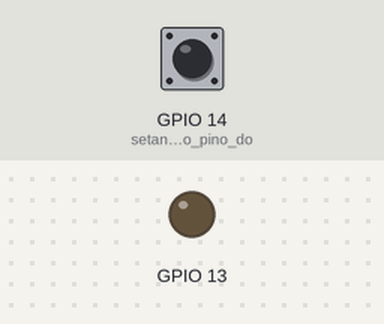
This sketch was run on a simulated ESP32. On the bench: output pins drawn as LEDs (lit = HIGH). The inputs (shaded band) are chosen by the test bench; at power-on: GPIO 14 (setando_pullup_no_pino_do) HIGH.

Above: at 1.2 s.
1.3 s: GPIO 14 (setando_pullup_no_pino_do) pulled LOW for 0.15 s
At 1.7 s:
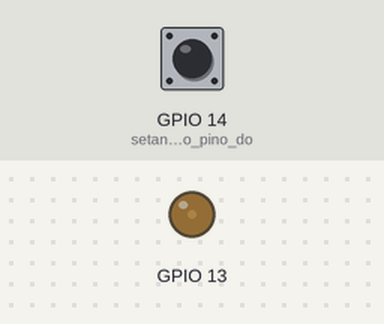
2.9 s: GPIO 14 (setando_pullup_no_pino_do) pulled LOW for 1 s
At 4.2 s:
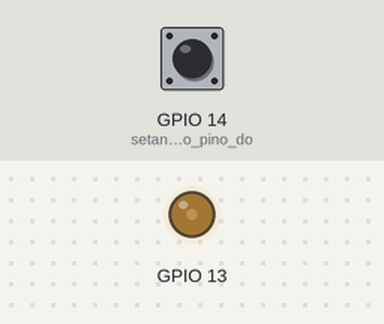
5.4 s: GPIO 14 (setando_pullup_no_pino_do) pulled LOW for 0.15 s
At 6.0 s:
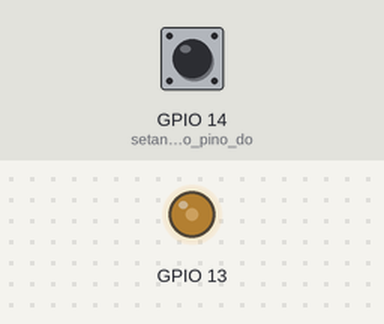
7.0 s: GPIO 14 (setando_pullup_no_pino_do) pulsed LOW 5 times (0.12 s each, 0.3 s apart)
At 9.6 s:
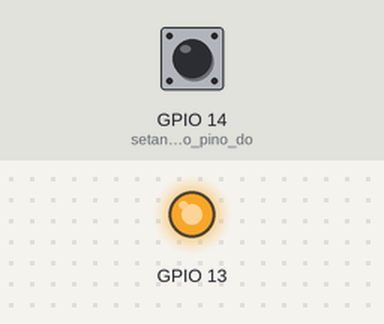
Timing chart, 0 to 11.0 s (numbered marks = the images above; inputs shaded):
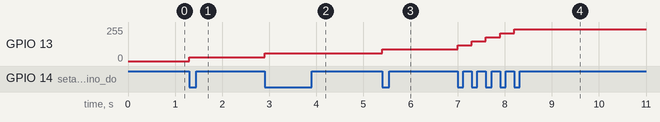

The sketch:

PWMExample.ino
```cpp
/*
PWM Exemple
*/

int frequency = 5000;
int ledChannel = 0;
int resolution = 8;

//for a second pin
/*
int frequency1 = 6000;
int ledChannel1 = 1;
int resolution1 = 8;
*/

int button;
int history = 1;
int motor = 0;

void setup() {
  // put your setup code here, to run once:
  ledcSetup(ledChannel, frequency, resolution); //setando pwm
  //ledcSetup(ledChannel1, frequency1, resolution1);

  ledcAttachPin(13, ledChannel); //setando pino do pwm
  pinMode(14, INPUT_PULLUP); //setando pullup no pino do botao
}

void loop() {
  // put your main code here, to run repeatedly:

  button = digitalRead(14);
  if(!button && history){ //ao apertar botao no pino 14, o ESP executa isso
    motor = motor+30;
    if(motor>255) motor = 255;
    history = 0;
  }else if(button) history = 1;

  ledcWrite(ledChannel, motor); //Escrevendo PWM no pino 13
  delay(5);
}
```

Measured:
- after the input at 1.3 s, GPIO 13: 0/255 → 30/255 at once
- after the input at 2.9 s, GPIO 13: 30/255 → 60/255 at once
- after the input at 5.4 s, GPIO 13: 60/255 → 90/255 at once
- after the input at 7.0 s, GPIO 13: moves from 90/255 to 239/255 over 1.2 s, starting at once
